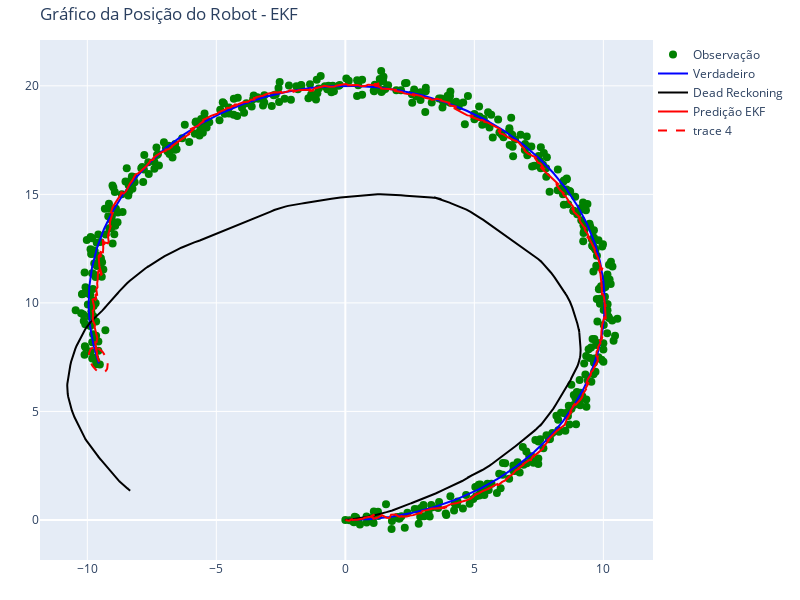

Notebook cell for this chart:
### Code cell
#def main():
print('Simulação do Filtro EKF ...')


# Inicializar o tempo a 0
time = 0.

# vetor de estados [x, y, yaw, v]
xpred_ekf = np.zeros((4, 1))    
xtrue_ekf = np.zeros((4, 1))    
ppred_ekf = np.eye(4)

# dead reckoning
xdr_ekf = np.zeros((4, 1))

# histórico
hxpred_ekf = xpred_ekf
hxtrue_ekf = xtrue_ekf
hxdr_ekf = xtrue_ekf
hz_ekf = np.zeros((1, 2))

fig = plt.figure()
fig.show()

fig = plt.figure()
fig.show()

while time <= sim_time:
    time += delta_t

    xtrue_ekf, z, xdr_ekf, ud = observation(xtrue_ekf, xdr_ekf, input())
    xpred_ekf, ppred_ekf = ekf(xpred_ekf, ppred_ekf, z, ud)
    hxpred_ekf = np.hstack((hxpred_ekf, xpred_ekf))
    hxdr_ekf = np.hstack((hxdr_ekf, xdr_ekf))
    hxtrue_ekf = np.hstack((hxtrue_ekf, xtrue_ekf))
    hz_ekf = np.vstack((hz_ekf, z))

# End
print("Ultimo instante")

# Elipse de Covariância
px, py = plot_covariance_ellipse(xpred_ekf, ppred_ekf)
ellipse_trace_ekf = (go.Scatter(x=px, y=py, mode='lines', line=dict(color='red', dash='dash')))


# Criar Traços
trace_observation_ekf = go.Scatter(x=hz_ekf[:, 0], y=hz_ekf[:, 1], mode='markers', name='Observação', marker=dict(color='green', size=8))
trace_true_ekf = go.Scatter(x=hxtrue_ekf[0, :].flatten(), y=hxtrue_ekf[1, :].flatten(), mode='lines', name='Verdadeiro', line=dict(color='blue'))
trace_dead_reckoning_ekf = go.Scatter(x=hxdr_ekf[0, :].flatten(), y=hxdr_ekf[1, :].flatten(), mode='lines', name='Dead Reckoning', line=dict(color='black'))
trace_ekf_prediction_ekf = go.Scatter(x=hxpred_ekf[0, :].flatten(), y=hxpred_ekf[1, :].flatten(), mode='lines', name='Predição EKF', line=dict(color='red'))

# Lista de Traços do Gráfico
data = [trace_observation_ekf, trace_true_ekf, trace_dead_reckoning_ekf, trace_ekf_prediction_ekf, ellipse_trace_ekf]

# Configurar o Layout
layout = go.Layout(
    title='Gráfico da Posição do Robot - EKF',
    legend=dict(x=1, y=1),
    autosize=False,
    width=800,
    height=600,
    margin=dict(l=40, r=40, b=40, t=40)
)

# Criar figura
fig = go.Figure(data=data, layout=layout)

fig.show()

filename = f'ekf_{int(ceil(time * 10))}.jpeg'
fig.write_image(filename)


comment = """
        # Criar Traços
        trace_observation = go.Scatter(x=hz[:, 0], y=hz[:, 1], mode='markers', name='Observação', marker=dict(color='green', size=8))
        trace_true = go.Scatter(x=hxtrue[0, :].flatten(), y=hxtrue[1, :].flatten(), mode='lines', name='Verdadeiro', line=dict(color='blue'))
        trace_dead_reckoning = go.Scatter(x=hxdr[0, :].flatten(), y=hxdr[1, :].flatten(), mode='lines', name='Dead Reckoning', line=dict(color='black'))
        trace_ekf_prediction = go.Scatter(x=hxpred[0, :].flatten(), y=hxpred[1, :].flatten(), mode='lines', name='Predição EKF', line=dict(color='red'))

        # Lista de Traços do Gráfico
        data = [trace_observation, trace_true, trace_dead_reckoning, trace_ekf_prediction]

        # Configurar o Layout
        layout = go.Layout(
            title='Gráfico da Posição do Robot - EKF',
            legend=dict(x=1, y=1),
            autosize=False,
            width=800,
            height=600,
            margin=dict(l=40, r=40, b=40, t=40)
        )

        # Criar figura
        fig = go.Figure(data=data, layout=layout)

        # Frames EKF
        if not os.path.exists('frames_ekf'):
            os.makedirs('frames_ekf')

        filename = f'frames_ekf/{int(ceil(time * 10))}.jpeg'
        fig.write_image(filename)


    # Fazer uma Animação em GIF
    images = []
    filenames = os.listdir('frames_ekf')
    filenames.sort(key=lambda x: int(x.split('.')[0]))
    for filename in filenames:
        images.append(imageio.imread(f'frames_ekf/{filename}'))
    imageio.mimsave('ekf.gif', images, duration=0.1)"""

### Figure 1 — Plotly figure (JSON) as saved in the notebook; plotly's stock layout.template omitted (floating-point values rounded to 4 significant figures; data arrays with more than 128 entries replaced by an {"elided": "..."} marker saying what was removed)
{"data": [{"marker": {"color": "green", "size": 8}, "mode": "markers", "name": "Observação", "type": "scatter", "x": {"elided": "501 float values"}, "y": {"elided": "501 float values"}}, {"line": {"color": "blue"}, "mode": "lines", "name": "Verdadeiro", "type": "scatter", "x": {"elided": "501 float values"}, "y": {"elided": "501 float values"}}, {"line": {"color": "black"}, "mode": "lines", "name": "Dead Reckoning", "type": "scatter", "x": {"elided": "501 float values"}, "y": {"elided": "501 float values"}}, {"line": {"color": "red"}, "mode": "lines", "name": "Predição EKF", "type": "scatter", "x": {"elided": "501 float values"}, "y": {"elided": "501 float values"}}, {"line": {"color": "red", "dash": "dash"}, "mode": "lines", "type": "scatter", "x": [-9.776, -9.805, -9.831, -9.855, -9.877, -9.895, -9.91, -9.922, -9.93, -9.934, -9.935, -9.933, -9.926, -9.917, -9.903, -9.887, -9.867, -9.845, -9.819, -9.791, -9.761, -9.73, -9.696, -9.661, -9.626, -9.59, -9.554, -9.517, -9.482, -9.447, -9.414, -9.382, -9.352, -9.325, -9.299, -9.277, -9.257, -9.241, -9.228, -9.218, -9.212, -9.21, -9.211, -9.216, -9.224, -9.236, -9.251, -9.269, -9.291, -9.315, -9.342, -9.371, -9.402, -9.435, -9.469, -9.504, -9.54, -9.576, -9.613, -9.648, -9.684, -9.717, -9.75, -9.781], "y": [7.944, 7.93, 7.911, 7.887, 7.857, 7.823, 7.784, 7.741, 7.694, 7.644, 7.591, 7.536, 7.48, 7.422, 7.364, 7.306, 7.248, 7.192, 7.138, 7.086, 7.037, 6.991, 6.949, 6.911, 6.878, 6.849, 6.826, 6.809, 6.797, 6.791, 6.79, 6.796, 6.807, 6.824, 6.846, 6.873, 6.906, 6.943, 6.984, 7.03, 7.079, 7.13, 7.184, 7.24, 7.297, 7.355, 7.414, 7.471, 7.528, 7.583, 7.636, 7.687, 7.734, 7.778, 7.817, 7.853, 7.883, 7.908, 7.928, 7.942, 7.951, 7.954, 7.951, 7.942]}], "layout": {"autosize": false, "height": 600, "legend": {"x": 1, "y": 1}, "margin": {"b": 40, "l": 40, "r": 40, "t": 40}, "title": {"text": "Gráfico da Posição do Robot - EKF"}, "width": 800}}
